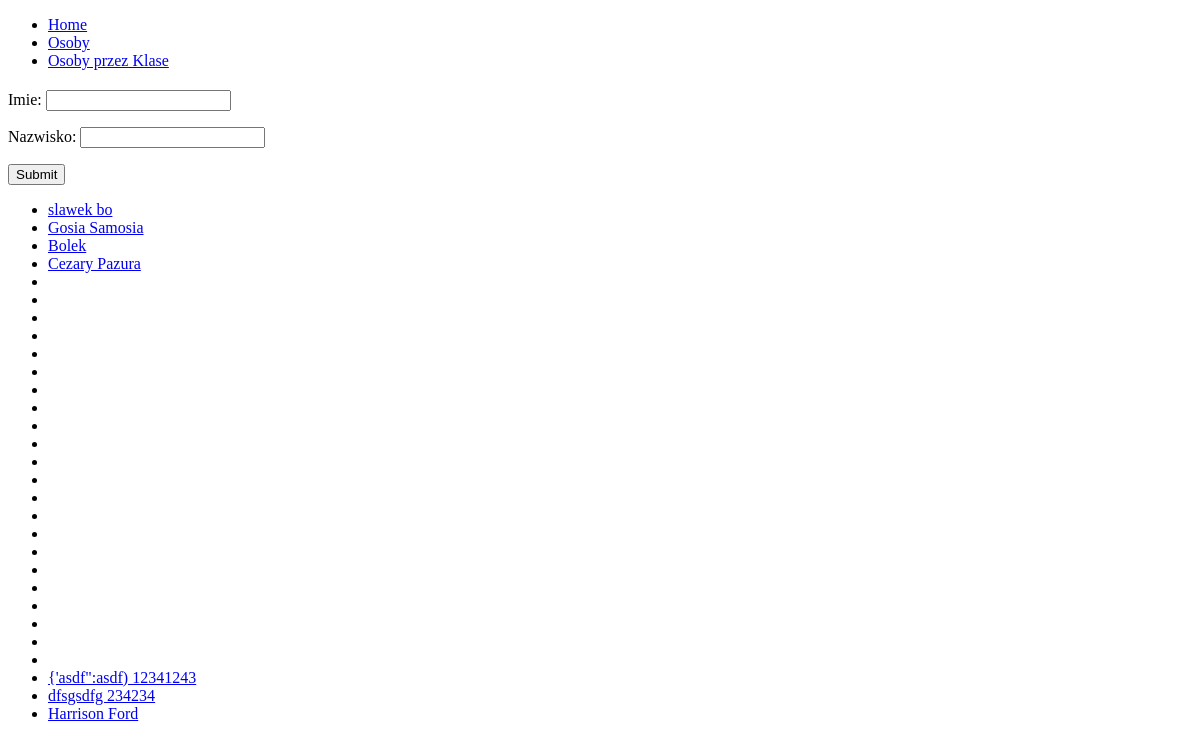
Before: /persons/ with the older database file.
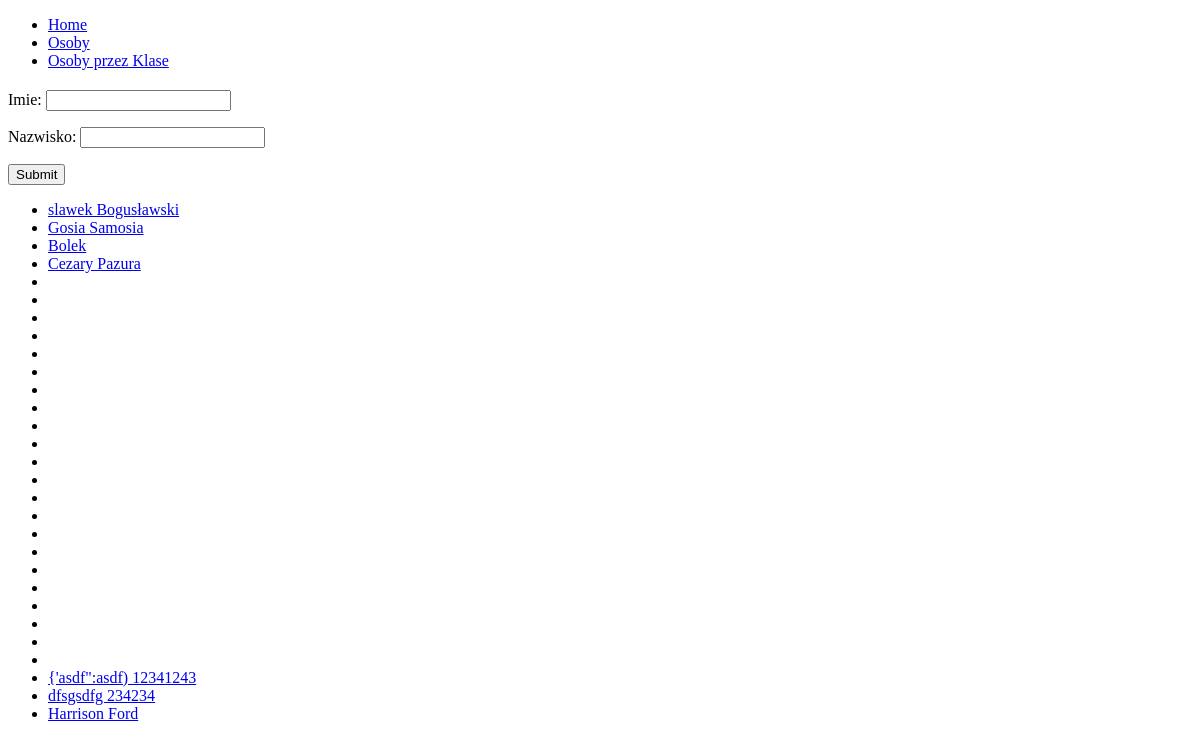
After: the same page with the newer database file.
### baza/models.py (models this page shows)
class Person(models.Model):
    first_name = models.CharField(max_length=32)
    last_name = models.CharField(max_length=32)
    def __str__(self):
        return f"{self.first_name} {self.last_name}"

### baza/views.py (the view, shortened to what this page needs)
# urls.py: path("persons/", views.person_function_view, name='persons'),
def person_function_view(request):
    error = ""
    persons = Person.objects.all()
    context = {'persons': persons, "error": error}
    http_response = render(request, "persons.html", context)
    return http_response

### templates/persons.html (shortened to what this page needs)
{% extends 'base.html' %}
{% block content %}
    <form method="post">
        <p>
            Imie: <input type="text" name="first_name" value="{{ person.first_name }}">
        </p>
        <p>
            Nazwisko: <input type="text" name="last_name" value="{{ person.last_name }}">
        </p>
        <p>
            <input type="submit">
        </p>
    </form>
    <ul>
        {% for person in persons %}
            <li><a href="{% url 'edit_person' person.id %}"> {{ person }}</a></li>
        {% endfor %}
    </ul>
{% endblock %}

### templates/base.html (shortened to what this page needs)
<!doctype html>
<html lang="en">
<head>
</head>
<body>
<ul>
    <li><a href="{% url 'index'%}">Home</a> </li>
    <li><a href="{% url 'persons'%}">Osoby</a> </li>
    <li><a href="{% url 'persons_by_class'%}">Osoby przez Klase</a> </li>
</ul>
{% block content %}
{% endblock %}
</body>
</html>

Changed rows visible on the page:
changed Person: first_name+last_name "slawek bo" → "slawek Bogusławski"
